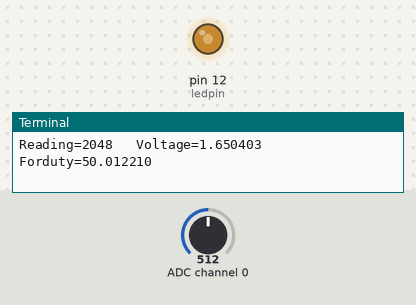
Simulated run of this program. Board: Raspberry Pi (header pin numbers). On the bench: output pins drawn as LEDs (lit = HIGH), the last lines printed to the terminal. The inputs (shaded band) are chosen by the test bench; at power-on: ADC channel 0 = 512 (analog values on the 0–1023 scale).

Above: at 1.2 s.
1.3 s: ADC channel 0 set to 716
At 2.6 s:
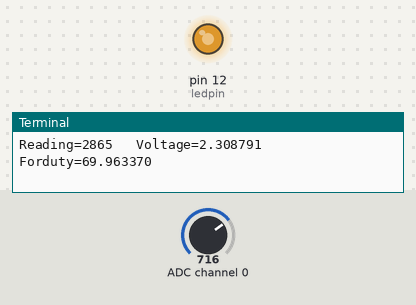
3.0 s: ADC channel 0 set to 900
At 3.9 s:
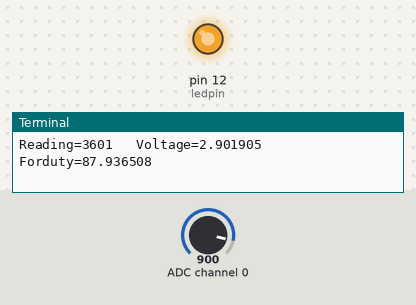
4.5 s: ADC channel 0 set to 122
At 5.1 s:
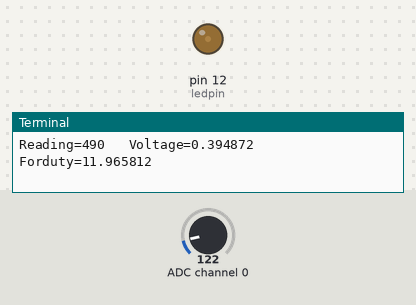
6.0 s: ADC channel 0 set to 0
At 6.3 s:
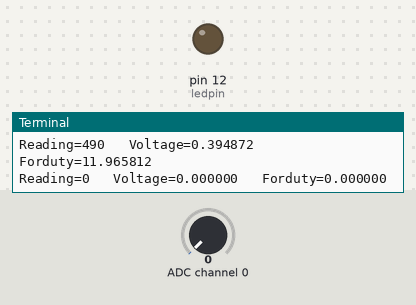
Timing chart, 0 to 8.5 s (numbered marks = the images above; inputs shaded):
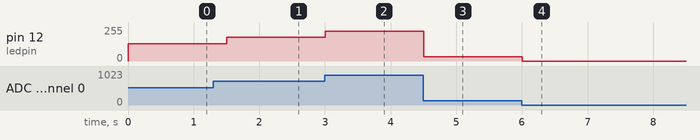

The program:

potentiometer_test.py
```python
import time
import spidev
import RPi.GPIO as GPIO

GPIO.setwarnings(False)
GPIO.setmode(GPIO.BOARD)
ledpin = 12

GPIO.setup(ledpin, GPIO.OUT)
pi_pwm = GPIO.PWM(ledpin, 1000)
pi_pwm.start(0)

spi = spidev.SpiDev()
spi.open(0, 0)
spi.max_speed_hz = 500000

def ReadChannel(channel):
    adc = spi.xfer2([6 | (channel & 4) >> 2, (channel & 3) << 6, 0])

    data = ((adc[1] & 15) << 8) + adc[2]

    return data

while True:
    reading = ReadChannel(0)
    voltage = reading * 3.3 / 4095
    forduty = reading * 100 / 4095
    print("Reading=%d\t Voltage=%f\t Forduty=%f" %(reading, voltage, forduty))
    pi_pwm.ChangeDutyCycle(forduty)

    time.sleep(0.5)
```

Measured:
- after the input at 1.3 s, pin 12 (ledpin): 128/255 → 178/255 after 0.20 s
- after the input at 3.0 s, pin 12 (ledpin): 178/255 → 224/255 at once
- after the input at 4.5 s, pin 12 (ledpin): 224/255 → 31/255 at once
- after the input at 6.0 s, pin 12 (ledpin): 31/255 → 0/255 at once
